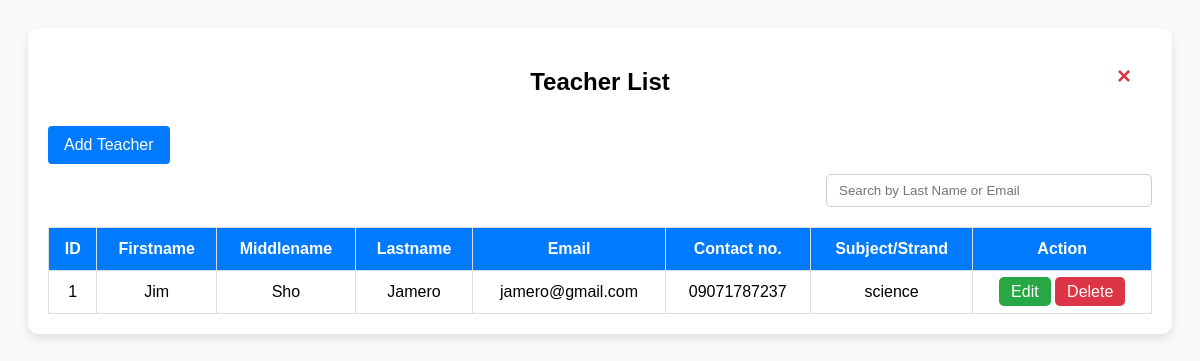
The page /teachers.php on the database as committed earlier.
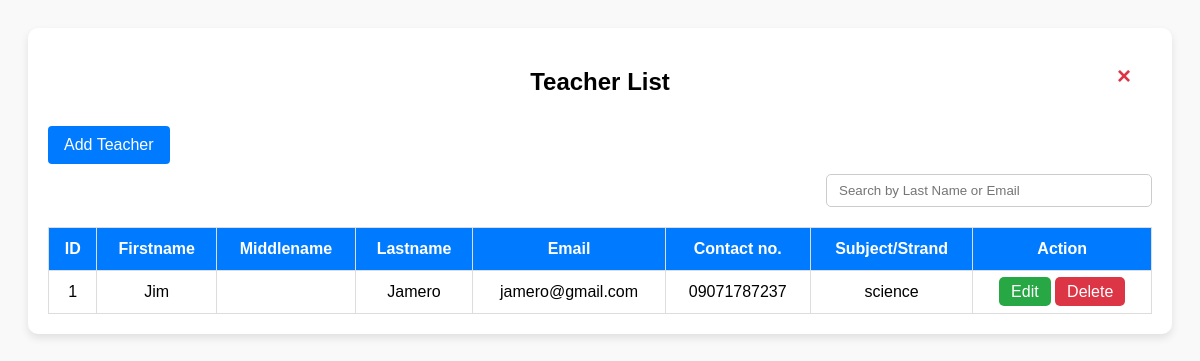
The same page on the database as committed later.
### tables this page shows
CREATE TABLE `teachers` (
  `id` int(11) NOT NULL,
  `fName` varchar(100) NOT NULL,
  `mName` varchar(100) DEFAULT NULL,
  `lName` varchar(100) NOT NULL,
  `email` varchar(100) NOT NULL,
  `contact` varchar(20) DEFAULT NULL,
  `subject` varchar(100) DEFAULT NULL
);

### teachers.php (the view, shortened to what this page needs)
<?php
include 'db.php';
$result = $conn->query("SELECT * FROM teachers");
?>
<!DOCTYPE html>
<html lang="en">
<head>
  <link rel="stylesheet" href="addstudent.css">
</head>
<body>
  <div class="container">
    <a href="admindashboard.php" class="close-btn" title="Back to Dashboard">×</a>
    <h2>Teacher List</h2>
    <a href="add_teacher.php" class="btn btn-add-teacher">Add Teacher</a>
    <div class="search-bar">
      <input type="text" id="searchInput" placeholder="Search by Last Name or Email" onkeyup="searchTable()">
    </div>
    <table id="studentTable">
      <thead>
        <tr>
          <th>ID</th>
          <th>Firstname</th>
          <th>Middlename</th>
          <th>Lastname</th>
          <th>Email</th>
          <th>Contact no.</th>
          <th>Subject/Strand</th>
          <th>Action</th>
        </tr>
      </thead>
      <tbody>
        <?php while ($row = $result->fetch_assoc()): ?>
        <tr>
          <td><?= htmlspecialchars($row['id']) ?></td>
          <td><?= htmlspecialchars($row['fName']) ?></td>
          <td><?= htmlspecialchars($row['mName']) ?></td>
          <td><?= htmlspecialchars($row['lName']) ?></td>
          <td><?= htmlspecialchars($row['email']) ?></td>
          <td><?= htmlspecialchars($row['contact']) ?></td>
          <td><?= htmlspecialchars($row['subject']) ?></td>
          <td>
            <a href="?edit_id=<?= $row['id'] ?>" class="btn btn-edit">Edit</a>
            <a href="?delete_id=<?= $row['id'] ?>" class="btn btn-delete" onclick="return confirm('Are you sure you want to delete this teacher?')">Delete</a>
          </td>
        </tr>
        <?php endwhile; ?>
      </tbody>
    </table>
  </div>
</body>
</html>

Rows that differ between the two databases and show on the page:
changed teachers "Jim": mName "Sho" → (not shown)
